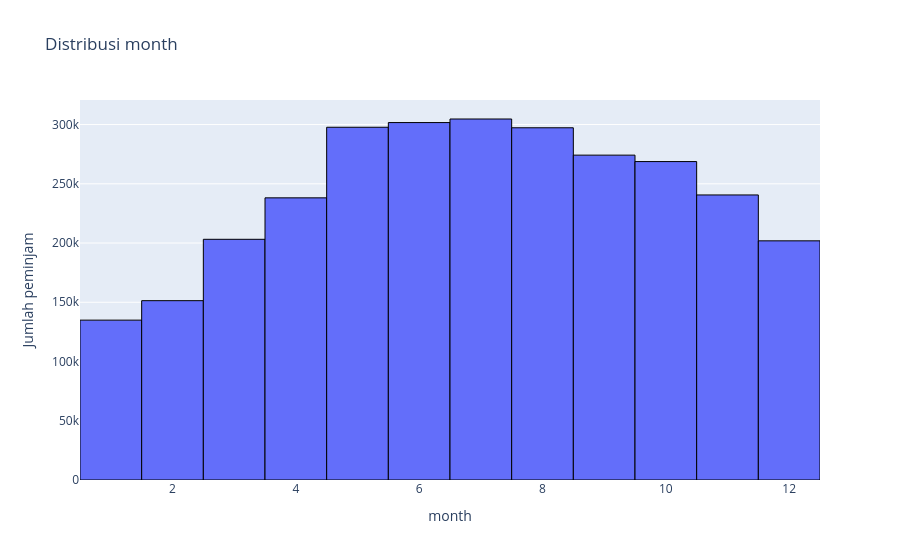
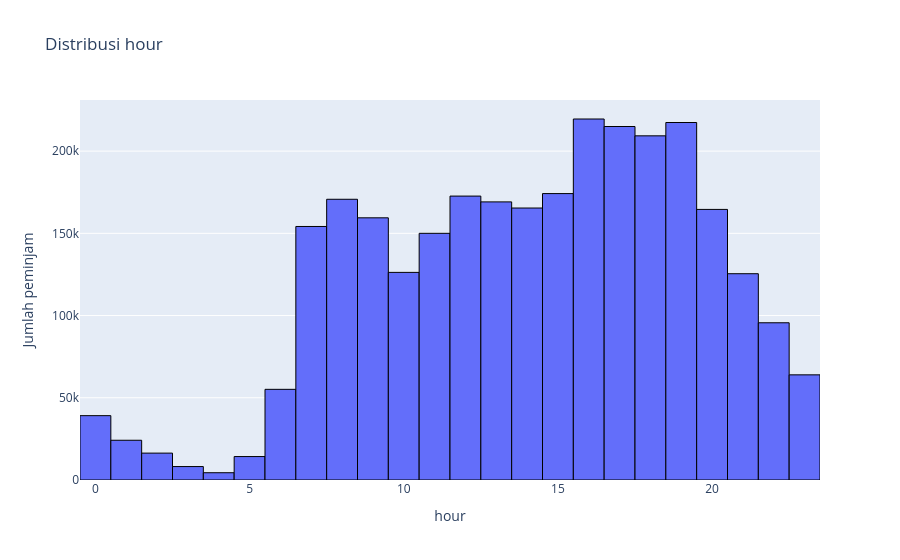
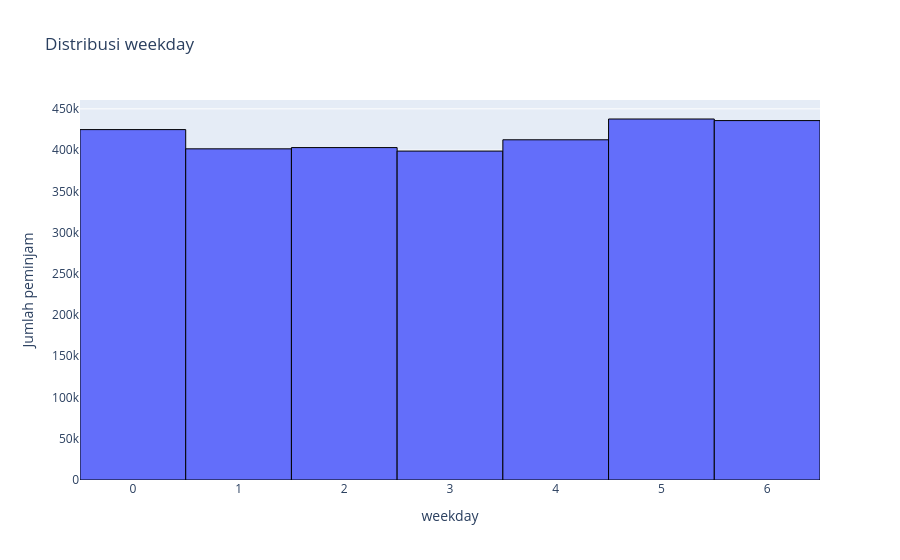
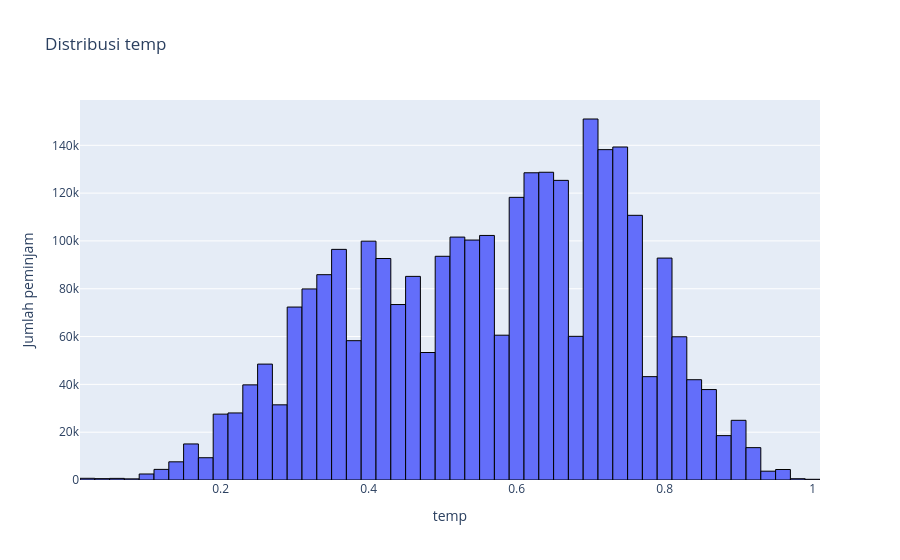

Notebook source saved alongside these figures, in order:
### Code cell
fitur = ['month', 'hour', 'weekday', 'temp', 'atemp', 'humidity', 'windspeed', 'casual', 'registered']
for feature in fitur:
    fig = px.histogram(hour_df, x=feature, y='total_count', title=f'Distribusi {feature}')
    fig.update_traces(marker_line_color='black', marker_line_width=1)
    fig.update_layout(yaxis_title='Jumlah peminjam')
    fig.show()

### Figure 1 — Plotly figure (JSON) as saved in the notebook; plotly's stock layout.template omitted (floating-point values rounded to 4 significant figures; data arrays with more than 128 entries replaced by an {"elided": "..."} marker saying what was removed)
{"data": [{"bingroup": "x", "histfunc": "sum", "hovertemplate": "month=%{x}<br>sum of total_count=%{y}<extra></extra>", "legendgroup": "", "marker": {"color": "#636efa", "line": {"color": "black", "width": 1}, "pattern": {"shape": ""}}, "name": "", "orientation": "v", "showlegend": false, "type": "histogram", "x": {"elided": "16874 int values"}, "xaxis": "x", "y": {"elided": "16874 int values"}, "yaxis": "y"}], "layout": {"barmode": "relative", "legend": {"tracegroupgap": 0}, "title": {"text": "Distribusi month"}, "xaxis": {"anchor": "y", "domain": [0, 1], "title": {"text": "month"}}, "yaxis": {"anchor": "x", "domain": [0, 1], "title": {"text": "Jumlah peminjam"}}}}

### Figure 2 — Plotly figure (JSON) as saved in the notebook; plotly's stock layout.template omitted (floating-point values rounded to 4 significant figures; data arrays with more than 128 entries replaced by an {"elided": "..."} marker saying what was removed)
{"data": [{"bingroup": "x", "histfunc": "sum", "hovertemplate": "hour=%{x}<br>sum of total_count=%{y}<extra></extra>", "legendgroup": "", "marker": {"color": "#636efa", "line": {"color": "black", "width": 1}, "pattern": {"shape": ""}}, "name": "", "orientation": "v", "showlegend": false, "type": "histogram", "x": {"elided": "16874 int values"}, "xaxis": "x", "y": {"elided": "16874 int values"}, "yaxis": "y"}], "layout": {"barmode": "relative", "legend": {"tracegroupgap": 0}, "title": {"text": "Distribusi hour"}, "xaxis": {"anchor": "y", "domain": [0, 1], "title": {"text": "hour"}}, "yaxis": {"anchor": "x", "domain": [0, 1], "title": {"text": "Jumlah peminjam"}}}}

### Figure 3 — Plotly figure (JSON) as saved in the notebook; plotly's stock layout.template omitted (floating-point values rounded to 4 significant figures; data arrays with more than 128 entries replaced by an {"elided": "..."} marker saying what was removed)
{"data": [{"bingroup": "x", "histfunc": "sum", "hovertemplate": "weekday=%{x}<br>sum of total_count=%{y}<extra></extra>", "legendgroup": "", "marker": {"color": "#636efa", "line": {"color": "black", "width": 1}, "pattern": {"shape": ""}}, "name": "", "orientation": "v", "showlegend": false, "type": "histogram", "x": {"elided": "16874 int values"}, "xaxis": "x", "y": {"elided": "16874 int values"}, "yaxis": "y"}], "layout": {"barmode": "relative", "legend": {"tracegroupgap": 0}, "title": {"text": "Distribusi weekday"}, "xaxis": {"anchor": "y", "domain": [0, 1], "title": {"text": "weekday"}}, "yaxis": {"anchor": "x", "domain": [0, 1], "title": {"text": "Jumlah peminjam"}}}}

### Figure 4 — Plotly figure (JSON) as saved in the notebook; plotly's stock layout.template omitted (floating-point values rounded to 4 significant figures; data arrays with more than 128 entries replaced by an {"elided": "..."} marker saying what was removed)
{"data": [{"bingroup": "x", "histfunc": "sum", "hovertemplate": "temp=%{x}<br>sum of total_count=%{y}<extra></extra>", "legendgroup": "", "marker": {"color": "#636efa", "line": {"color": "black", "width": 1}, "pattern": {"shape": ""}}, "name": "", "orientation": "v", "showlegend": false, "type": "histogram", "x": {"elided": "16874 float values"}, "xaxis": "x", "y": {"elided": "16874 int values"}, "yaxis": "y"}], "layout": {"barmode": "relative", "legend": {"tracegroupgap": 0}, "title": {"text": "Distribusi temp"}, "xaxis": {"anchor": "y", "domain": [0, 1], "title": {"text": "temp"}}, "yaxis": {"anchor": "x", "domain": [0, 1], "title": {"text": "Jumlah peminjam"}}}}
